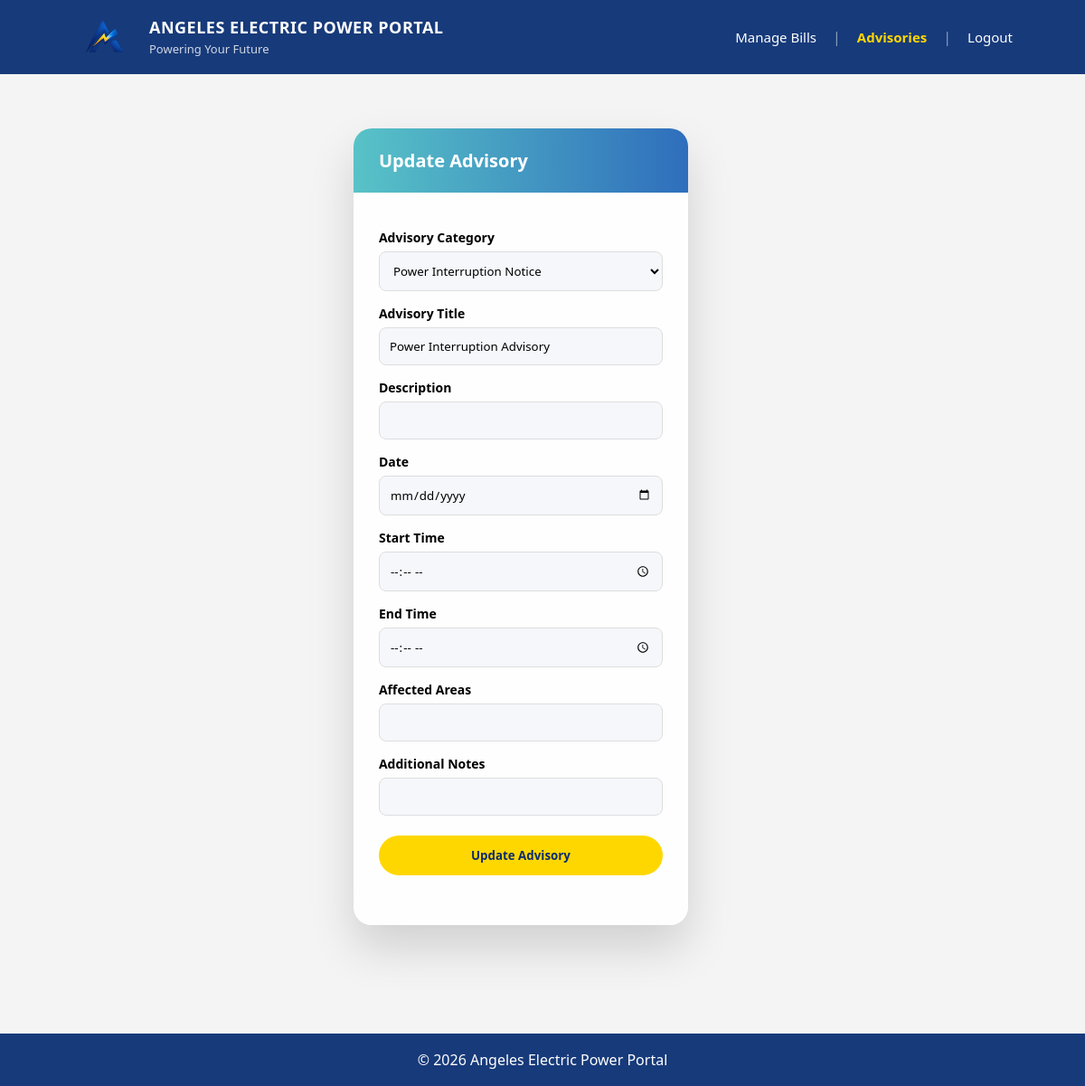
/edit_advisory.php?id=34 (signed in), run on the app's committed database.
### tables this page shows
CREATE TABLE `advisories` (
  `id` int(11) NOT NULL,
  `title` varchar(255) DEFAULT NULL,
  `category_id` int(11) DEFAULT NULL,
  `description` text DEFAULT NULL,
  `created_at` timestamp NOT NULL DEFAULT current_timestamp()
);

CREATE TABLE `advisory_categories` (
  `id` int(11) NOT NULL,
  `category_name` varchar(100) NOT NULL
);

### edit_advisory.php (the view, shortened to what this page needs)
<?php
include 'config/database.php';
$id = $_GET['id'];
$stmt = $conn->prepare("SELECT * FROM advisories WHERE id=?");
$stmt->bind_param("i", $id);
$stmt->execute();
$advisory = $stmt->get_result()->fetch_assoc();
$categories = $conn->query("SELECT * FROM advisory_categories");
?>
<!DOCTYPE html>
<html>
<head>
    <link rel="stylesheet" href="assets/style.css">
</head>
<body>
<header class="header">
    <div class="logo-area">
        <img src="assets/logo.png" class="logo">
        <div>
            <h1>ANGELES ELECTRIC POWER PORTAL</h1>
            <span>Powering Your Future</span>
        </div>
    </div>
    <div class="nav-links">
        <a href="manage_bills.php">Manage Bills</a>
        <span class="divider">|</span>
        <a href="manage_advisories.php" class="active">Advisories</a>
        <span class="divider">|</span>
        <a href="logout.php">Logout</a>
    </div>
</header>
<div class="dashboard-wrapper">
    <div class="manage-container">
        <div class="manage-left">
            <h2>Update Advisory</h2>
            <form method="POST">
                <label>Advisory Category</label>
                <select name="category" required>
                    <?php while ($cat = $categories->fetch_assoc()) { ?>
                        <option value="<?php echo $cat['id']; ?>"
                            <?php if ($cat['id'] == $advisory['category_id']) echo "selected"; ?>>
                            <?php echo $cat['category_name']; ?>
                        </option>
                    <?php } ?>
                </select>
                <label>Advisory Title</label>
                <input type="text"
                       name="title"
                       value="<?php echo $advisory['title']; ?>"
                       required>
                <label>Description</label>
                <input type="text"
                       name="description"
                       required>
                <label>Date</label>
                <input type="date" name="date" required>
                <label>Start Time</label>
                <input type="time" name="start_time" required>
                <label>End Time</label>
                <input type="time" name="end_time">
                <label>Affected Areas</label>
                <input type="text" name="area">
                <label>Additional Notes</label>
                <input type="text" name="notes">
                <button type="submit"
                        name="update_advisory"
                        class="btn-confirm">
                    Update Advisory
                </button>
            </form>
        </div>
    </div>
</div>
<?php include 'includes/footer.php'; ?>
</body>
</html>

### assets/style.css (style rules this page uses)
* { margin:0; padding:0; box-sizing:border-box; font-family:'Segoe UI', sans-serif; }
html { height:100%; }
body { min-height:100vh; display:flex; flex-direction:column; background:#f4f4f4; }
.header { background:#173a7a; display:flex; justify-content:space-between; align-items:center; padding:18px 80px; color:white; }
.logo-area { display:flex; align-items:center; gap:15px; }
.logo { width:70px; }
.logo-area h1 { font-size:18px; font-weight:700; letter-spacing:0.5px; }
.logo-area span { font-size:13px; opacity:0.8; }
.nav-links { display:flex; align-items:center; gap:18px; }
.nav-links a { color:#ffffff !important; text-decoration:none; font-size:15px; font-weight:500; transition:0.3s; }
.nav-links a.active { color:#ffd700 !important; font-weight:600; }
.divider { color:#ffffff; opacity:0.5; }
.btn-confirm { display:inline-block; background:#ffd700; color:#0d2c6c; padding:12px 26px; border:none; border-radius:8px; font-weight:700; text-decoration:none; cursor:pointer; transition:0.25s; }
.dashboard-wrapper { padding: 60px 80px 100px 80px; display:flex; justify-content:center; padding:80px 20px; }
.dashboard-wrapper { padding: 60px 80px 120px 80px; }
.manage-container { display: flex; gap: 60px; max-width: 1350px; margin: 0 auto; }
.manage-left, .manage-right { background: rgba(255, 255, 255, 0.85); backdrop-filter: blur(6px); border-radius: 20px; box-shadow: 0 25px 50px rgba(0, 0, 0, 0.15); overflow: hidden; }
.manage-left { flex: 0 0 370px; padding-bottom: 30px; }
.manage-left h2, .manage-right h2 { margin: 0; padding: 22px 28px; background: linear-gradient(to right, #58c3c7, #2f6ebc); color: white; font-size: 20px; }
.manage-left form { padding: 25px 28px; }
.manage-left label { display: block; margin-top: 15px; font-weight: 600; font-size: 14px; }
.manage-left input, .manage-left select { width: 100%; padding: 11px; margin-top: 6px; border-radius: 8px; border: 1px solid #ddd; background: #f5f7fb; }
.manage-left button { margin-top: 22px; width: 100%; padding: 13px; background: #ffd700; border: none; border-radius: 25px; font-weight: 700; cursor: pointer; transition: 0.2s; }

### data on the page
advisories: category "Power Interruption Notice", title "Power Interruption Advisory"
